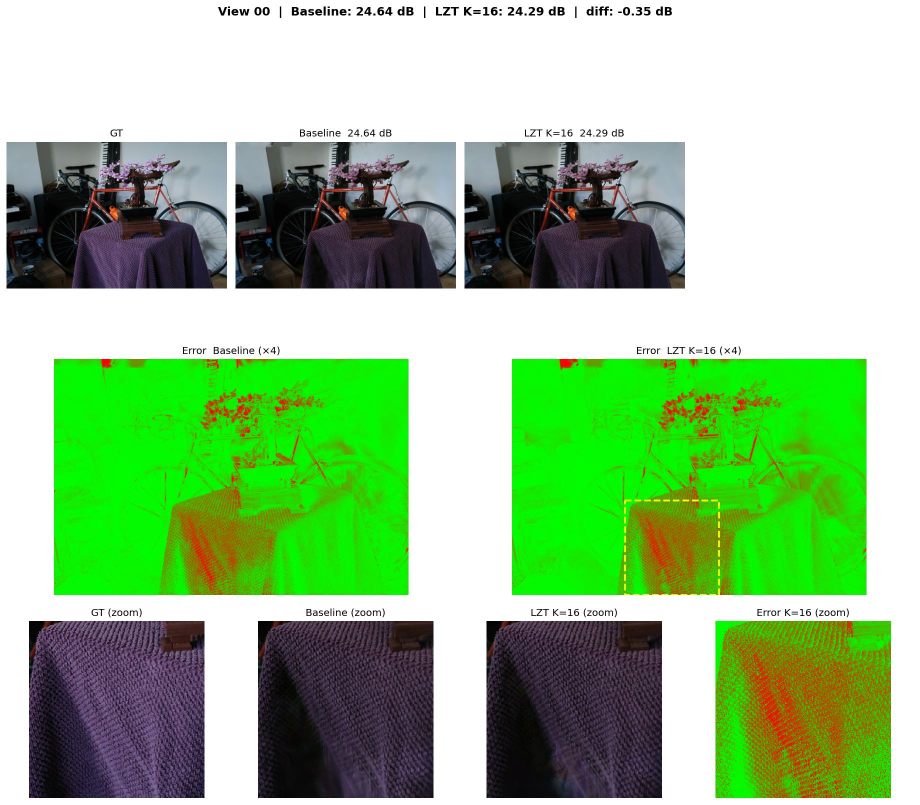
#> input picture report/report_image_모진수/260418/view_00_k16.jpg, 1839 x 1609 px (shown at 1/2 size)
$ python -i budget.py   (imports and definitions only)
#> lines starting #> are read from the running program, lines starting #| are printed output that depends on the picture
"""Versioned input budgets. Neither formula estimates an optimal/minimal count.

The continuous formula is the frozen nine-scene exploratory calibration. It
uses training RGB AND SfM incidence, not RGB alone. Missing tracks are errors.
No quality labels, test RGB, fitting, or scene-name branches enter inference.
"""
import hashlib
import math
from pathlib import Path
import struct
import time

import numpy as np


FROZEN_FORMULA = dict(log_intercept=15.009178414327616,
                      log_fine=1.1232071568673763,
                      short_track_fraction=3.7407898766829666)


# [9 lines left out: function continuous_count, not called in this run]


def fine_fraction(path):
    from PIL import Image
    from scipy.ndimage import gaussian_filter
    with Image.open(path) as im:
#> im is the input picture: PIL image 1839x1609 RGB; mean R, G, B 148.8, 191.1, 138.7
        rgba = np.asarray(im.convert('RGBA'), dtype=np.float32)/255.
    y = rgba[..., :3] @ np.array([.299, .587, .114], np.float32)
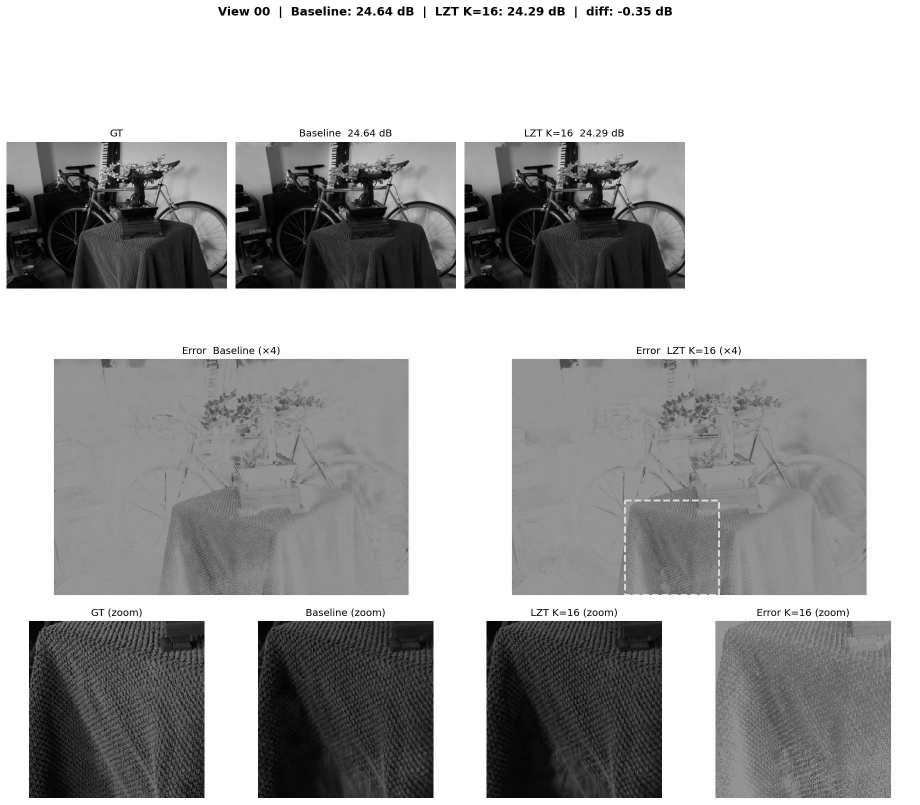
#> y: shape (1609, 1839) float32 (shown at 1/2 size); min 0, max 1, mean 0.676
    mask = rgba[..., 3]
#> mask: shape (1609, 1839) float32; every value is 1
    h, w = y.shape
#> h = 1609; w = 1839
    ratio = min(1., 512/max(h, w))
#> ratio = 0.278
    size = (max(1, round(w*ratio)), max(1, round(h*ratio)))
#> size = (512, 448)
    def resize(a):
        return np.asarray(Image.fromarray(a.astype(np.float32)).resize(size, Image.Resampling.BOX),
                          dtype=np.float32)
#> returned value: shape (448, 512) float32; every value is 1
    m = resize(mask)
    y = resize(y*mask)/np.maximum(m, 1e-8)
#> in resize (call 2), `return np.asarray(Image.fromarray(a.astype(np.float32)).resize(size, I..`:
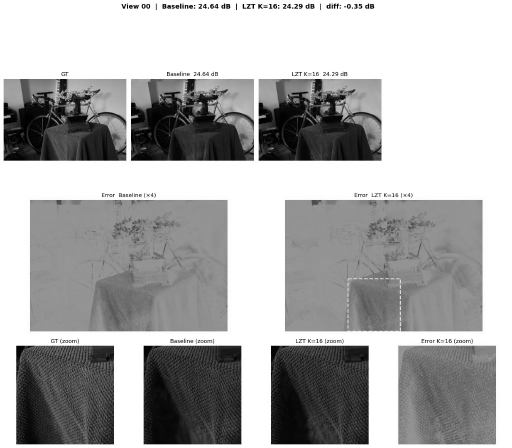
#> returned value: shape (448, 512) float32; min 0.000871, max 1, mean 0.676
    previous, bands = y, []
#> bands = []
    for radius in (1, 2, 4, 8):
        smooth = gaussian_filter(y*m, radius, mode='reflect')/np.maximum(
            gaussian_filter(m, radius, mode='reflect'), 1e-8)
        bands.append(float(np.sum(np.abs(previous-smooth)*m)/max(float(m.sum()), 1e-8)))
        previous = smooth
#> this loop made 4 passes
#> pass 1, in fine_fraction, `smooth = gaussian_filter(y*m, radius, mode='reflect')/np.maximum( gaus..`:
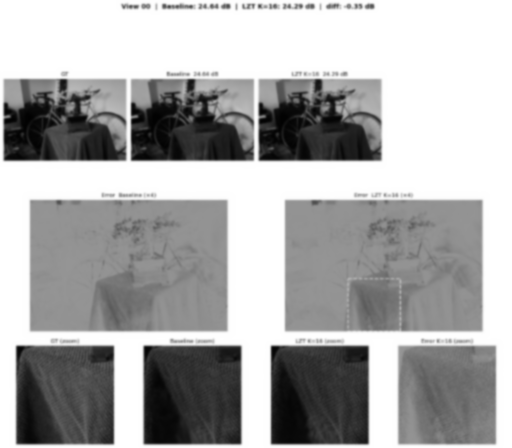
#> smooth: shape (448, 512) float32; min 0.00534, max 1, mean 0.676
#> pass 2, in fine_fraction, `smooth = gaussian_filter(y*m, radius, mode='reflect')/np.maximum( gaus..`:
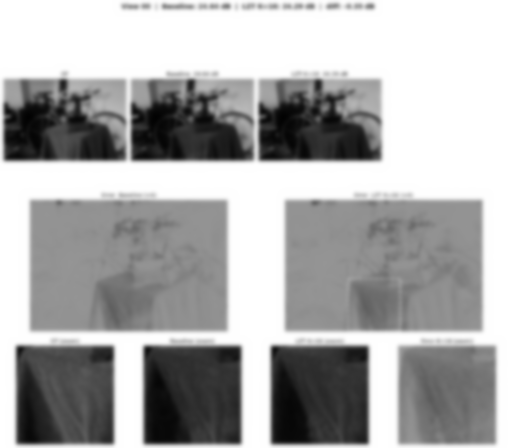
#> smooth: shape (448, 512) float32; min 0.00972, max 1, mean 0.676
#> pass 3, in fine_fraction, `smooth = gaussian_filter(y*m, radius, mode='reflect')/np.maximum( gaus..`:
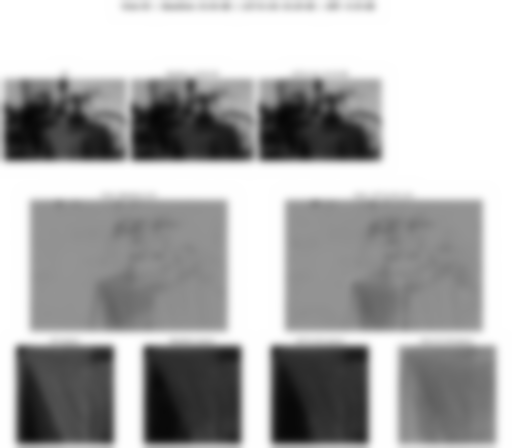
#> smooth: shape (448, 512) float32; min 0.0263, max 1, mean 0.676
#> after the loop, bands = [0.0176, 0.0144, 0.0222, 0.034]
    return bands[0]/max(sum(bands), 1e-8)


# [97 lines left out: functions haar_fraction, short_track_fraction, estimate, not called in this run]

>>> result = fine_fraction('../../../../report_image_모진수/260418/view_00_k16.jpg')
#> result = 0.2

$ run again, on report/report_image_모진수/260418/view_17_k16.jpg
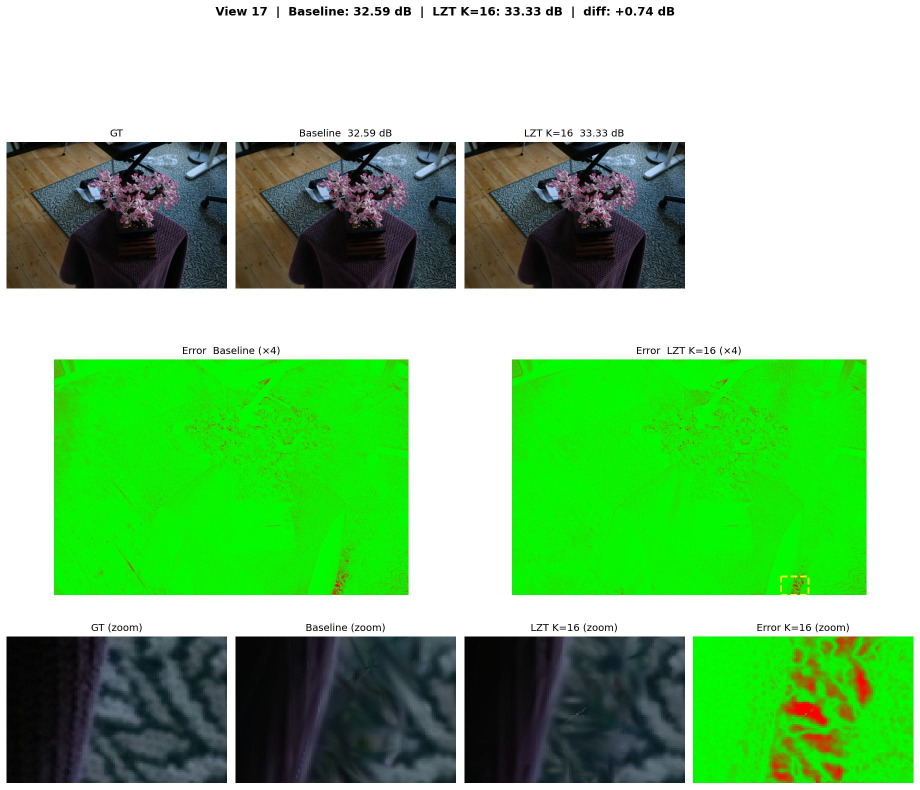
#> input picture report/report_image_모진수/260418/view_17_k16.jpg, 1839 x 1579 px (shown at 1/2 size)
#> in fine_fraction, im is the input picture: PIL image 1839x1579 RGB; mean R, G, B 134.1, 194.4, 130.8
#> mask: shape (1579, 1839) float32; every value is 1
#> in resize (call 2), `return np.asarray(Image.fromarray(a.astype(np.float32)).resize(size, I..`:
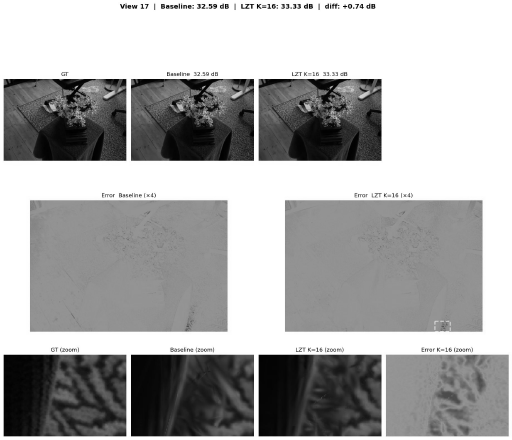
#> returned value: shape (440, 512) float32; min 0.00261, max 1, mean 0.663
#> in fine_fraction, `previous, bands = y, []`: bands = []
#> the loop in fine_fraction, `for radius in (1, 2, 4, 8):` made 4 passes
#> pass 3, in fine_fraction, `smooth = gaussian_filter(y*m, radius, mode='reflect')/np.maximum( gaus..`:
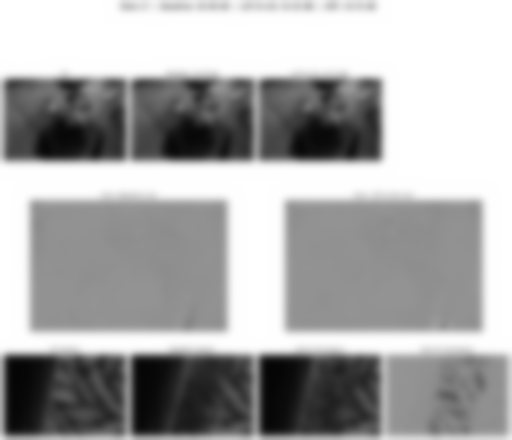
#> smooth: shape (440, 512) float32; min 0.0198, max 1, mean 0.663
#> after the loop in fine_fraction, `for radius in (1, 2, 4, 8):`: bands = [0.0147, 0.0146, 0.0224, 0.0325]
#> result = 0.175

$ run again, on report/report_image_모진수/260418/view_27_k16.jpg
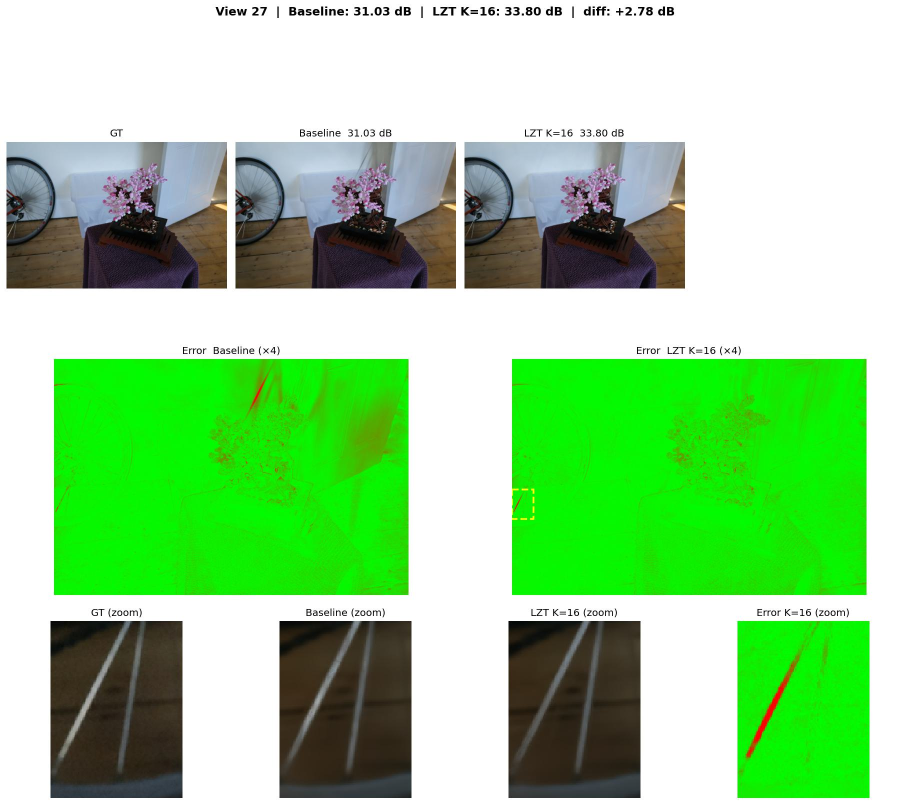
#> input picture report/report_image_모진수/260418/view_27_k16.jpg, 1839 x 1609 px (shown at 1/2 size)
#> in fine_fraction, im is the input picture: PIL image 1839x1609 RGB; mean R, G, B 154, 210.3, 148.7
#> mask: shape (1609, 1839) float32; every value is 1
#> in resize (call 2), `return np.asarray(Image.fromarray(a.astype(np.float32)).resize(size, I..`:
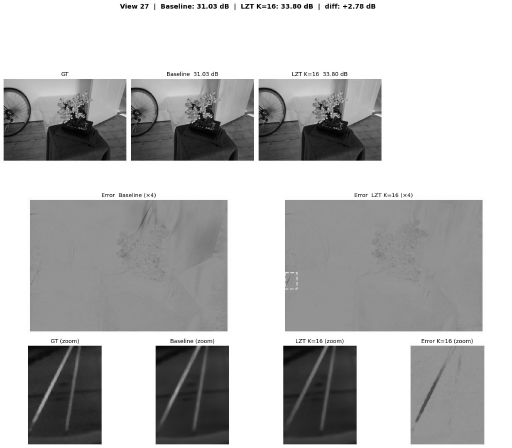
#> returned value: shape (448, 512) float32; min 0.00261, max 1, mean 0.731
#> in fine_fraction, `previous, bands = y, []`: bands = []
#> the loop in fine_fraction, `for radius in (1, 2, 4, 8):` made 4 passes
#> pass 3, in fine_fraction, `smooth = gaussian_filter(y*m, radius, mode='reflect')/np.maximum( gaus..`:
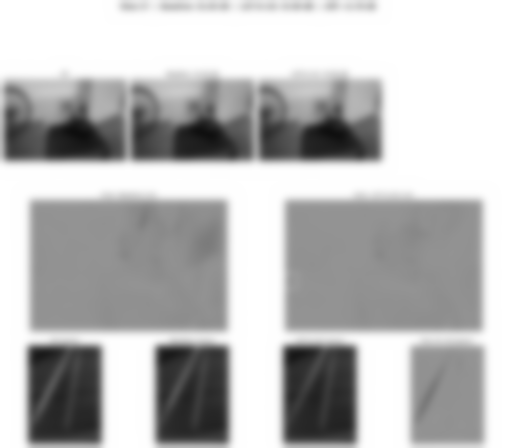
#> smooth: shape (448, 512) float32; min 0.0549, max 1, mean 0.731
#> after the loop in fine_fraction, `for radius in (1, 2, 4, 8):`: bands = [0.0122, 0.0123, 0.0195, 0.0304]
#> result = 0.164

$ run again, on report/report_image_모진수/260418/view_00_renders.jpg
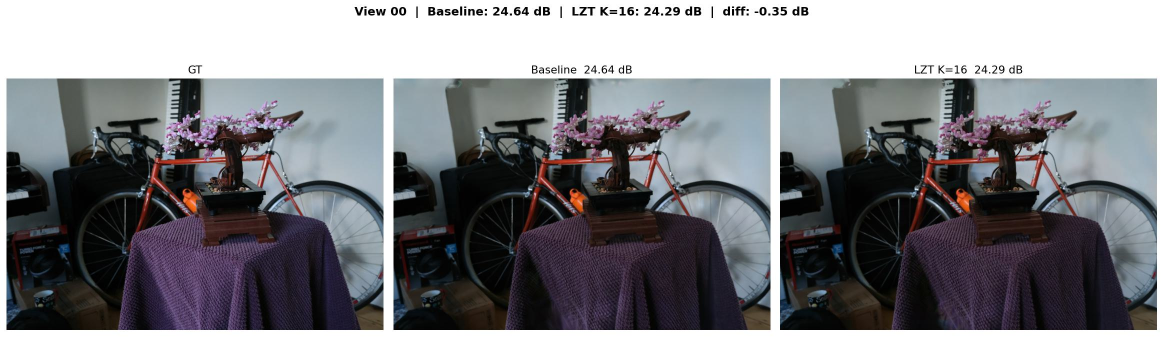
#> input picture report/report_image_모진수/260418/view_00_renders.jpg, 2327 x 673 px (shown at 1/2 size)
#> in fine_fraction, im is the input picture: PIL image 2327x673 RGB; mean R, G, B 123.5, 123.6, 128
#> mask: shape (673, 2327) float32; every value is 1
#> in resize (call 2), `return np.asarray(Image.fromarray(a.astype(np.float32)).resize(size, I..`:
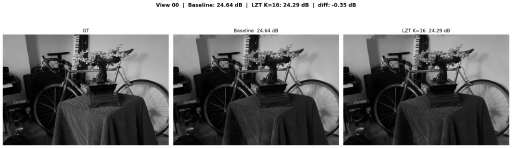
#> returned value: shape (148, 512) float32; min 0.00102, max 1, mean 0.486
#> in fine_fraction, `previous, bands = y, []`: bands = []
#> the loop in fine_fraction, `for radius in (1, 2, 4, 8):` made 4 passes
#> pass 3, in fine_fraction, `smooth = gaussian_filter(y*m, radius, mode='reflect')/np.maximum( gaus..`:
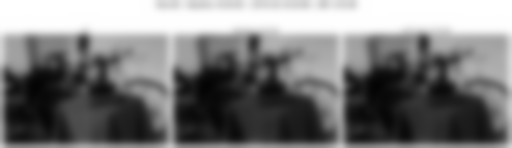
#> smooth: shape (148, 512) float32; min 0.0165, max 1, mean 0.486
#> after the loop in fine_fraction, `for radius in (1, 2, 4, 8):`: bands = [0.0275, 0.0258, 0.0359, 0.0418]
#> result = 0.21
